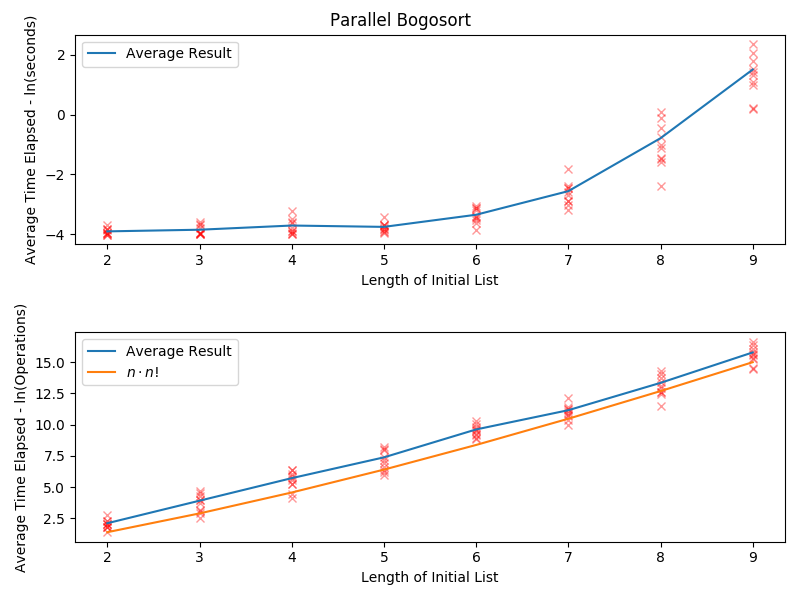

Here is the Python script that generated this plot:
# SOURCE: https://en.wikipedia.org/wiki/Bogosort

import sys
import time
import random
from multiprocessing import Process, Queue

import numpy as np
import matplotlib.pyplot as plt
from scipy.special import factorial
from tqdm import tqdm

WORKER_COUNT = 8
TRIAL_COUNT = 10


def is_sorted(some_list):
    for x, y in zip(some_list[:-1], some_list[1:]):
        if x > y:
            return False
    return True


class Sorter(Process):
    def __init__(self, array, output, counts, *args, **kwargs):
        super().__init__(*args, **kwargs)
        self.array = array
        self.length = len(array)
        self.output = output
        self.count = 0
        self.counts = counts

    def run(self):
        while True:
            if self.output.empty():
                new_list = random.sample(self.array, k=len(self.array))
                self.count += self.length  # to check all items
                if is_sorted(new_list):
                    self.counts.put(self.count)
                    self.output.put(new_list)
                    break
            else:
                self.counts.put(self.count)
                break
                

def run_trial(list_len):
    trials = {"time": [], "cycles": []}
    
    for _ in tqdm(range(TRIAL_COUNT)):
        start_time = time.time()
        array = random.sample(list(range(list_len)), k=list_len)

        workers = []
        output = Queue()
        counts = Queue()
        for _ in range(WORKER_COUNT):
            w = Sorter(array, output, counts)
            workers.append(w)
            w.start()

        _result = output.get()

        total_count = 0
        for _ in range(WORKER_COUNT):
            total_count += counts.get()

        for _ in range(WORKER_COUNT):
            output.put("DEATH")

        for w in workers:
            w.join()

        end_time = time.time()
        trials["time"].append(end_time - start_time)
        trials["cycles"].append(total_count)

    return trials


def plot_chart(list_lengths, results):
    # init chart
    fig, axarr = plt.subplots(2, 1, figsize=(8, 6))

    # Average time graph
    # plot runtime to the graph
    for i, (length, trial) in enumerate(zip(list_lengths, results)):
        trial_time = np.ones(TRIAL_COUNT) * length
        axarr[0].plot(trial_time, np.log(trial["time"]), "rx", alpha=0.4)

    # plot average result
    avg_result = [np.log(sum(t["time"]) / len(t["time"])) for t in results]
    axarr[0].plot(list_lengths, avg_result, label="Average Result")

    # chart labels
    axarr[0].legend(loc=0)
    axarr[0].set_xlabel("Length of Initial List")
    axarr[0].set_ylabel("Average Time Elapsed - ln(seconds)")

    # average operation graph
    # plot cycles to graph
    for i, (length, trial) in enumerate(zip(list_lengths, results)):
        trial_ops = np.ones(TRIAL_COUNT) * length
        axarr[1].plot(trial_ops, np.log(trial["cycles"]), "rx", alpha=0.4)

    # plot average result
    avg_result = [np.log(sum(t["cycles"]) / len(t["cycles"])) for t in results]
    axarr[1].plot(list_lengths, avg_result, label="Average Result")

    # plot n . n!
    n_dot = np.log([n * factorial(n) for n in list_lengths])
    axarr[1].plot(list_lengths, n_dot, label=r"$n \cdot n!$",)

    # chart labels
    axarr[1].legend(loc=0)
    axarr[1].set_xlabel("Length of Initial List")
    axarr[1].set_ylabel("Average Time Elapsed - ln(Operations)")

    # Headings and set layout
    fig.suptitle("Parallel Bogosort")
    plt.tight_layout()

    # Save plot
    plt.savefig("bogosort.png")
    
    
def main():
    list_lengths = range(2, 11)  # random length for the unsorted lists
    trial_results = []

    # run trials and add results to array
    for list_len in list_lengths:
        trial_info = run_trial(list_len)
        trial_results.append(trial_info)

    # plot info to chart and save as png
    plot_chart(list_lengths, trial_results)


if __name__ == "__main__":
    sys.exit(main())